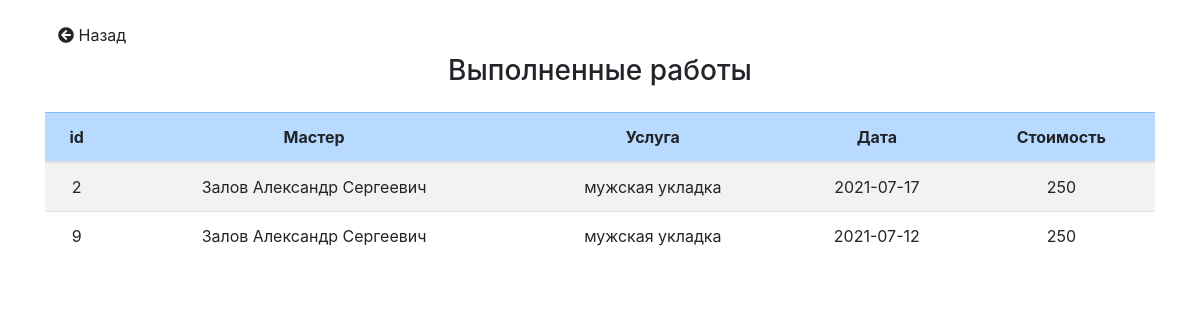
The page /working.php?master_id=3 on the database its author committed.
### tables this page shows
CREATE TABLE work_accounting (
  id integer primary key,
  id_employees integer,
  id_service integer,
  date_of_recording date,
  start_work_time time null,
  end_work_time time null,
  work_state varchar(30) null default 'запланировано',
  client_surname varchar(40) null,
  client_name varchar(40) null,
  client_patronymic varchar(40) null,
  client_phone_number varchar(11) null,
  
  foreign key (id_employees) references employees (id),
  foreign key(id_service)  references service(id),
  
  check (work_state = 'в процессе работы' or work_state = 'запланировано' or work_state = 'завершено' or work_state = 'отмена')
);

CREATE TABLE service (
  id integer primary key,
  service_name varchar,
  price float,
  duration_of_service float
);

### public/working.php (the view, shortened to what this page needs)
<?php
include 'connection_with_base.php';
$id = $_GET['master_id'];
$query = "SELECT employees.id AS 'id',
employees.surname || ' ' || employees.name || ' ' || employees.patronymic AS 'master',
work_accounting.date_of_recording AS 'date',
service.service_name AS 'service_name',
service.price AS 'price',
work_accounting.id AS 'wid'
FROM work_accounting INNER JOIN employees
ON work_accounting.id_employees = employees.id
INNER JOIN service
ON work_accounting.id_service = service.id
WHERE employees.id = ?
";
$query = $pdo->prepare($query);
$query->execute([$id]);
$result = $query->fetchAll(); ?>
<!doctype html>
<html lang="en">
<head>
  <link rel="stylesheet" href="https://stackpath.bootstrapcdn.com/bootstrap/4.3.1/css/bootstrap.min.css">
  <link rel="stylesheet" type="text/css" href="https://cdnjs.cloudflare.com/ajax/libs/font-awesome/5.9.0/css/all.css">
</head>
<body>
  <div class="container">
    <div class="row">
      <div class="col-12">
        <a href="index.php"><button class="btn btn-submit mt-3"><i class="fa fa-arrow-circle-left"></i> Назад</button></a>
        <h3 class='headers mt'>Выполненные работы</h2>
          <table class="table table-striped table-hover mt-4 text-center">
            <thead class="table-primary">
              <th>id</th>
              <th>Мастер</th>
              <th>Услуга</th>
              <th>Дата</th>
              <th>Стоимость</th>
            </thead>
            <tbody>
              <?php foreach ($result as $value) { ?>
                <tr>
                  <td><?= $value['wid'] ?></td>
                  <td><?= $value['master'] ?></td>
                  <td><?= $value['service_name'] ?></td>
                  <td><?= $value['date'] ?></td>
                  <td><?= $value['price'] ?></td>
                </tr> <?php } ?>
            </tbody>
          </table>
      </div>
    </div>
  </div>
</body>
</html>

### public/working.php (style rules this page uses)
.headers { text-align: center; }

### rows shown on the page
work_accounting: id "2", master "Залов Александр Сергеевич", id_service.service_name "мужская укладка", date_of_recording "2021-07-17", id_service.price "250"
work_accounting: id "9", master "Залов Александр Сергеевич", id_service.service_name "мужская укладка", date_of_recording "2021-07-12", id_service.price "250"
